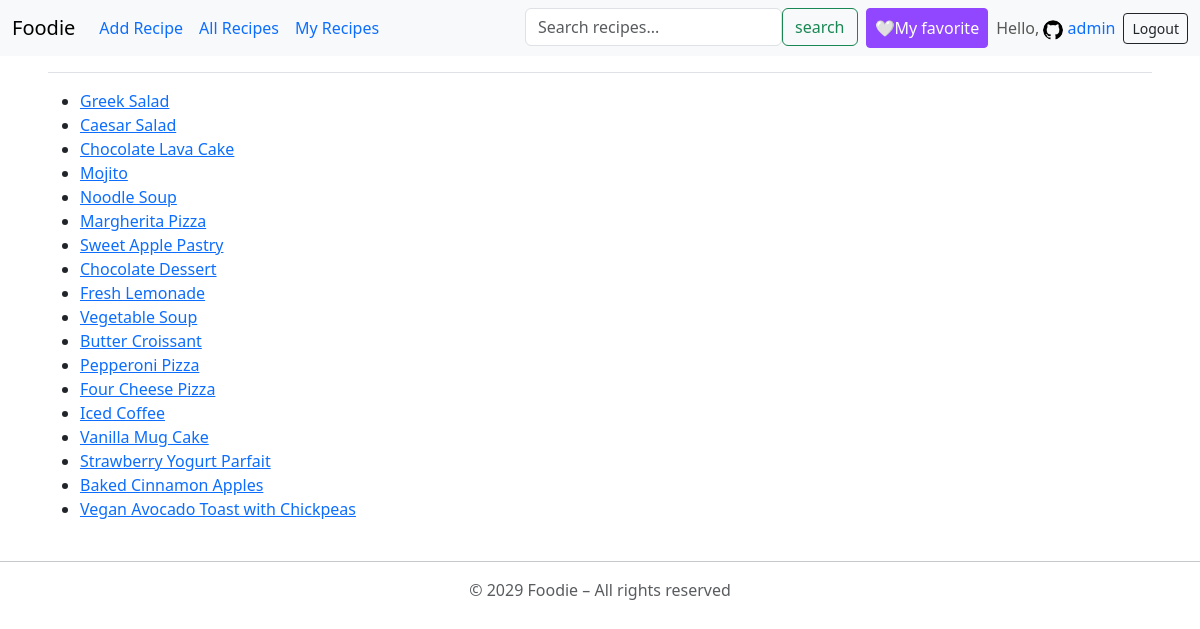
Screenshot of /sandbox/about/ (signed in) with the database file from the repository.
### accounts/models.py (models this page shows, shortened)
class UserProfile(models.Model):
    user = models.OneToOneField(User, on_delete=models.CASCADE, related_name="profile")
    bio = models.TextField(blank=True, null=True)
    date_created = models.DateTimeField(auto_now_add=True,  null=True)
    profile_photo = models.ImageField(upload_to="profile_photos/", null = True, blank = True)

### recipes/models.py (models this page shows, shortened)
class Recipe (models.Model):
    name = models.CharField(max_length = 100)
    description = models.TextField(null = True, blank = True)
    ingredients = models.TextField()
    directions = models.TextField()
    date_added = models.DateTimeField(auto_now_add=True, null = True, blank = True)
    category = models.ForeignKey(Category, on_delete=models.CASCADE)
    user = models.ForeignKey(User, on_delete=models.CASCADE, null=True, related_name="recipes")
    image = models.ImageField(upload_to="recipe_images/", null=True, blank=True)
    favorited_by = models.ManyToManyField(User, blank=True, related_name="favorite_recipes")

### sandbox/views.py (the view)
# urls.py: path("about/", views.about, name = "about"),
def about(request):
    recipes = Recipe.objects.all()
    context = {"recipes": recipes}
    return render(request, "sandbox/about.html", context)

### recipes/forms.py
class SearchForm(forms.Form):
    query = forms.CharField(
                    label="",
                    required=False,
                    widget=forms.TextInput(
                        attrs={
                            "placeholder":"Search recipes...",
                            "class":"form-control mr-sm-2"
                    }))

### recipes/context_processors.py (called while the page is built)
def search_form(request):
    return {'search_form': SearchForm()}

### sandbox/templates/sandbox/about.html (shortened to what this page needs)
{% extends "base.html" %}
{% load django_bootstrap5 %}
{% block content1 %}
    {% if recipes %}
        <ul>
            {% for recipe in recipes %}
                <li>
                    <a href="{% url "sandbox:recipe_detail" recipe.id %}"> {{ recipe.name }} </a>
                </li>
            {% endfor %}
        </ul>
    {% else %}
        <p>No foods found</p>
    {% endif %}
{% endblock content1 %}

### templates/base.html (shortened to what this page needs)
<!DOCTYPE html>
<html lang="en">
<head>
    {% load django_bootstrap5 %}
    {% bootstrap_css %}
</head>
<body>
    <nav class="navbar navbar-expand-lg bg-body-tertiary">
        <div class="container-fluid">
            <a class="navbar-brand" href="{% url "foodie_app:foodie_app_home" %}">Foodie</a>
            <div class="collapse navbar-collapse" id="navbarNav">
            <ul class="navbar-nav w-100 d-flex">
                {% if user.is_authenticated %}
                    <li class="nav-item">
                        <a class="nav-link active text-primary" aria-current="page" href="{% url "foodie_app:add_recipe_no_genre" %}">Add Recipe</a>
                    </li>
                    <li class="nav-item">
                        <a class="nav-link active text-primary" aria-current="page" href="{% url "recipes:recipes_home" %}">All Recipes</a>
                    </li>
                    <li class="nav-item">
                        <a class="nav-link active text-primary" aria-current="page" href="{% url "recipes:my_recipes" %}">My Recipes</a>
                    </li>
                    <li class="nav-item ms-lg-auto">
                        <form class="d-flex" action="{% url "recipes:search_results" %}" method="get">
                            {{ search_form.query }}
                            <button type="submit" class="btn btn-outline-success my-2 my-sm-0">
                                search
                            </button>
                        </form>
                    </li>
                    <li class="nav-item mt-2 mt-lg-0 ms-lg-2">
                            <button class="btn btn-twitch btn-sm text-white d-flex align-items-center px-2 h-100">
                                <a class="text-white text-decoration-none fs-6" href={% url "recipes:favorite_recipes" %}>🤍My favorite</a>
                            </button>
                    </li>
                    <li class="nav-item">
                        <span class="nav-link">Hello, {% if request.user.profile.profile_photo %}
                            <a class="text-decoration-none" href="{% url "accounts:edit_user_profile" %}">
                                <img src="{{ request.user.profile.profile_photo.url }}" width=20 height=20 alt="profile-photo" class="rounded-circle">
                            </a>
                                {% endif %}
                            <a href="{% url "accounts:edit_user_profile" %}" class="text-primary text-decoration-none">
                                    {{ user.username }}
                            </a>
                        </span>
                    </li>
                {% endif %}
            </ul>
                {% if user.is_authenticated %}
                        <div>
                            <form action="{% url "accounts:logout" %}" method="post" class="d-flex">
                                <button type="submit" class="btn btn-outline-dark btn-sm">Logout</button>
                            </form>
                        </div>
                {% endif %}
            </div>
        </div>
    </nav>
    <main class="container-fluid py-2 px-5">
        <div class="pb-2 mb-3 border-bottom">
        </div>
        <div>
            {% block content1 %}
            {% endblock content1 %}
        </div>
    </main>
    <div>
        <hr>
        <footer>
            <p class="text-center text-body-secondary">© 2029 Foodie – All rights reserved</p>
        </footer>
    </div>
</body>
</html>

### templates/base.html (style rules this page uses)
.btn-twitch { background-color: #9146FF; border-color: #9146FF; color: white; }

### rows the page displays
Recipe: name "Greek Salad"
Recipe: name "Caesar Salad"
Recipe: name "Chocolate Lava Cake"
Recipe: name "Mojito"
Recipe: name "Noodle Soup"
Recipe: name "Margherita Pizza"
Recipe: name "Sweet Apple Pastry"
Recipe: name "Chocolate Dessert"
Recipe: name "Fresh Lemonade"
Recipe: name "Vegetable Soup"
Recipe: name "Butter Croissant"
Recipe: name "Pepperoni Pizza"
Recipe: name "Four Cheese Pizza"
Recipe: name "Iced Coffee"
Recipe: name "Vanilla Mug Cake"
Recipe: name "Strawberry Yogurt Parfait"
Recipe: name "Baked Cinnamon Apples"
Recipe: name "Vegan Avocado Toast with Chickpeas"

### other values shown
{{ user.username }} "admin"
